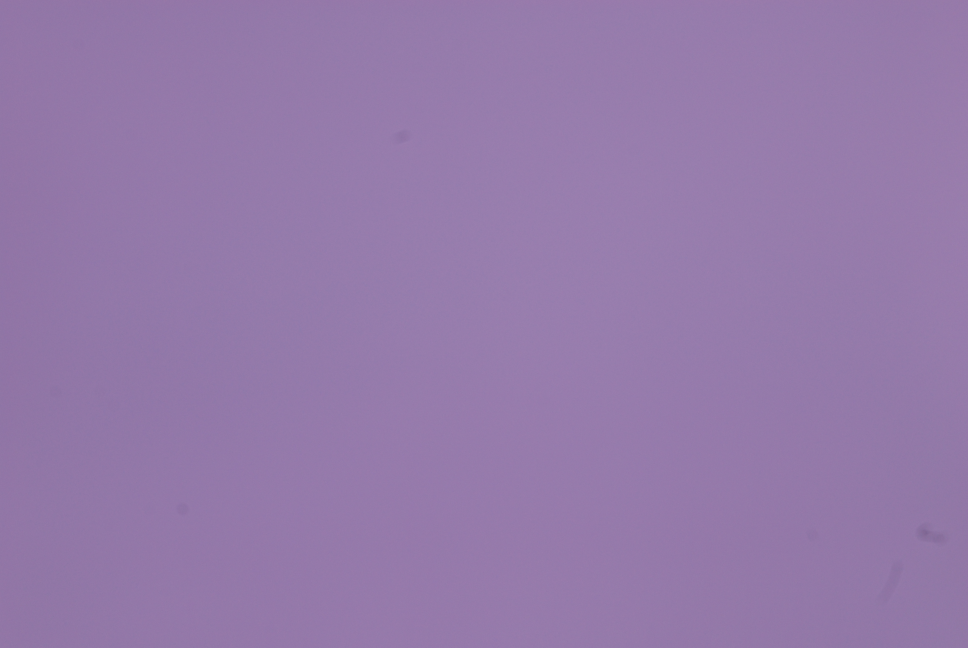
#> input picture test/data/ff-jpg/Nikon_D200_0_15873.JPG, 3872 x 2592 px (shown at 1/4 size); its folder holds only this picture in this run
$ python example.py   (older library calls are emulated)
#> lines starting #> are read from the running program, lines starting #| are printed output that depends on the picture
### prnu/functions.py
# -*- coding: UTF-8 -*-
"""
@author: Luca Bondi (luca.bondi@polimi.it)
@author: Paolo Bestagini (paolo.bestagini@polimi.it)
@author: Nicolò Bonettini (nicolo.bonettini@polimi.it)
Politecnico di Milano 2018
"""

from multiprocessing import Pool, cpu_count
import datetime
import numpy as np
import pywt
from numpy.fft import fft2, ifft2
from scipy.ndimage import filters
from sklearn.metrics import roc_curve, auc
import matplotlib.pyplot as plt
from tqdm import tqdm


class ArgumentError(Exception):
    pass


"""
Extraction functions
"""


# [40 lines left out: functions extract_single, nat_extract_single, not called in this run]

def noise_extract(im: np.ndarray, levels: int = 4, sigma: float = 5) -> np.ndarray:
    """
    NoiseExtract as from Binghamton toolbox.
    :param im: grayscale or color image, np.uint8
    :param levels: number of wavelet decomposition levels
    :param sigma: estimated noise power
    :return: noise residual
    """

    assert (im.dtype == np.uint8)
    assert (im.ndim in [2, 3])

    im = im.astype(np.float32)

    noise_var = sigma ** 2

    if im.ndim == 2:
        im.shape += (1,)#３次元データに変換

    W = np.zeros(im.shape, np.float32)

    for ch in range(im.shape[2]):

        wlet = None
        while wlet is None and levels > 0:
            try:
                wlet = pywt.wavedec2(im[:, :, ch], 'db4', level=levels)
            except ValueError:
                levels -= 1
                wlet = None
        if wlet is None:
            raise ValueError('Impossible to compute Wavelet filtering for input size: {}'.format(im.shape))

        wlet_details = wlet[1:]

        wlet_details_filter = [None] * len(wlet_details)
        # Cycle over Wavelet levels 1:levels-1
        for wlet_level_idx, wlet_level in enumerate(wlet_details):
            # Cycle over H,V,D components
            level_coeff_filt = [None] * 3
            for wlet_coeff_idx, wlet_coeff in enumerate(wlet_level):
                level_coeff_filt[wlet_coeff_idx] = wiener_adaptive(wlet_coeff, noise_var)
            wlet_details_filter[wlet_level_idx] = tuple(level_coeff_filt)

        # Set filtered detail coefficients for Levels > 0 ---
        wlet[1:] = wlet_details_filter

        # Set to 0 all Level 0 approximation coefficients ---
        wlet[0][...] = 0

        # Invert wavelet transform ---
        wrec = pywt.waverec2(wlet, 'db4')
        try:
            W[:, :, ch] = wrec
        except ValueError:
            W = np.zeros(wrec.shape[:2] + (im.shape[2],), np.float32)
            W[:, :, ch] = wrec

    if W.shape[2] == 1:
        W.shape = W.shape[:2]

    W = W[:im.shape[0], :im.shape[1]]

    return W


def noise_extract_compact(args):
    """
    Extract residual, multiplied by the image. Useful to save memory in multiprocessing operations
    :param args: (im, levels, sigma), see noise_extract for usage
    :return: residual, multiplied by the image
    """
    w = noise_extract(*args)
    im = args[0]
    return (w * im / 255.).astype(np.float32)


def extract_multiple_aligned(imgs: list, levels: int = 4, sigma: float = 5, processes: int = None,
                             batch_size=cpu_count(), tqdm_str: str = '') -> np.ndarray:
    """
    Extract PRNU from a list of images. Images are supposed to be the same size and properly oriented
    :param tqdm_str: tqdm description (see tqdm documentation)
    :param batch_size: number of parallel processed images
    :param processes: number of parallel processes
    :param imgs: list of images of size (H,W,Ch) and type np.uint8
    :param levels: number of wavelet decomposition levels
    :param sigma: estimated noise power
    :return: PRNU
    """
    assert (isinstance(imgs[0], np.ndarray))
    assert (imgs[0].ndim == 3)
    assert (imgs[0].dtype == np.uint8)

    h, w, ch = imgs[0].shape
    # h:hight w:width ch:channel
    RPsum = np.zeros((h, w, ch), np.float32)
    NN = np.zeros((h, w, ch), np.float32)

    if processes is None or processes > 1:
        args_list = []
        for im in imgs:
            args_list += [(im, levels, sigma)]
        pool = Pool(processes=processes)

        for batch_idx0 in tqdm(np.arange(start=0, step=batch_size, stop=len(imgs)), disable=tqdm_str == '',
                               desc=(tqdm_str + ' (1/2)'), dynamic_ncols=True):
            nni = pool.map(inten_sat_compact, args_list[batch_idx0:batch_idx0 + batch_size])
            for ni in nni:
                NN += ni
            del nni

        for batch_idx0 in tqdm(np.arange(start=0, step=batch_size, stop=len(imgs)), disable=tqdm_str == '',
                               desc=(tqdm_str + ' (2/2)'), dynamic_ncols=True):
            wi_list = pool.map(noise_extract_compact, args_list[batch_idx0:batch_idx0 + batch_size])
            for wi in wi_list:
                RPsum += wi
            del wi_list

        pool.close()

    else:  # Single process
        for im in tqdm(imgs, disable=tqdm_str is None, desc=tqdm_str, dynamic_ncols=True):
            RPsum += noise_extract_compact((im, levels, sigma))
            NN += (inten_scale(im) * saturation(im)) ** 2

    K = RPsum / (NN + 1)
    K = rgb2gray(K)
    K = zero_mean_total(K)
    K = wiener_dft(K, K.std(ddof=1)).astype(np.float32)

    return K


def cut_ctr(array: np.ndarray, sizes: tuple) -> np.ndarray:
    """
    Cut a multi-dimensional array at its center, according to sizes
    :param array: multidimensional array
    :param sizes: tuple of the same length as array.ndim
    :return: multidimensional array, center cut
    """
    array = array.copy()
    if not (array.ndim == len(sizes)):
        raise ArgumentError('array.ndim must be equal to len(sizes)')
    for axis in range(array.ndim):
        axis_target_size = sizes[axis]
        axis_original_size = array.shape[axis]
        if axis_target_size > axis_original_size:
            raise ValueError(
                'Can\'t have target size {} for axis {} with original size {}'.format(axis_target_size, axis,
                                                                                      axis_original_size))
        elif axis_target_size < axis_original_size:
            axis_start_idx = (axis_original_size - axis_target_size) // 2
            axis_end_idx = axis_start_idx + axis_target_size
            array = np.take(array, np.arange(axis_start_idx, axis_end_idx), axis)
    return array


def wiener_dft(im: np.ndarray, sigma: float) -> np.ndarray:
    """
    Adaptive Wiener filter applied to the 2D FFT of the image
    :param im: multidimensional array
    :param sigma: estimated noise power
    :return: filtered version of input im
    """
    noise_var = sigma ** 2
    h, w = im.shape

    im_noise_fft = fft2(im)
    im_noise_fft_mag = np.abs(im_noise_fft / (h * w) ** .5)

    im_noise_fft_mag_noise = wiener_adaptive(im_noise_fft_mag, noise_var)

    zeros_y, zeros_x = np.nonzero(im_noise_fft_mag == 0)

    im_noise_fft_mag[zeros_y, zeros_x] = 1
    im_noise_fft_mag_noise[zeros_y, zeros_x] = 0

    im_noise_fft_filt = im_noise_fft * im_noise_fft_mag_noise / im_noise_fft_mag
    im_noise_filt = np.real(ifft2(im_noise_fft_filt))

    return im_noise_filt.astype(np.float32)


def zero_mean(im: np.ndarray) -> np.ndarray:
    """
    ZeroMean called with the 'both' argument, as from Binghamton toolbox.
    :param im: multidimensional array
    :return: zero mean version of input im
    """
    # Adapt the shape ---
    if im.ndim == 2:
        im.shape += (1,)

    h, w, ch = im.shape

    # Subtract the 2D mean from each color channel ---
    ch_mean = im.mean(axis=0).mean(axis=0)
    ch_mean.shape = (1, 1, ch)
    i_zm = im - ch_mean

    # Compute the 1D mean along each row and each column, then subtract ---
    row_mean = i_zm.mean(axis=1)
    col_mean = i_zm.mean(axis=0)

    row_mean.shape = (h, 1, ch)
    col_mean.shape = (1, w, ch)

    i_zm_r = i_zm - row_mean
    i_zm_rc = i_zm_r - col_mean

    # Restore the shape ---
    if im.shape[2] == 1:
        i_zm_rc.shape = im.shape[:2]

    return i_zm_rc


def zero_mean_total(im: np.ndarray) -> np.ndarray:
    """
    ZeroMeanTotal as from Binghamton toolbox.
    :param im: multidimensional array
    :return: zero mean version of input im
    """
    im[0::2, 0::2] = zero_mean(im[0::2, 0::2])
    im[1::2, 0::2] = zero_mean(im[1::2, 0::2])
    im[0::2, 1::2] = zero_mean(im[0::2, 1::2])
    im[1::2, 1::2] = zero_mean(im[1::2, 1::2])
    return im


def rgb2gray(im: np.ndarray) -> np.ndarray:
    """
    RGB to gray as from Binghamton toolbox.
    :param im: multidimensional array
    :return: grayscale version of input im
    """
    rgb2gray_vector = np.asarray([0.29893602, 0.58704307, 0.11402090]).astype(np.float32)
    rgb2gray_vector.shape = (3, 1)

    if im.ndim == 2:
        im_gray = np.copy(im)
    elif im.shape[2] == 1:
        im_gray = np.copy(im[:, :, 0])
    elif im.shape[2] == 3:
        w, h = im.shape[:2]
        im = np.reshape(im, (w * h, 3))
        im_gray = np.dot(im, rgb2gray_vector)
        im_gray.shape = (w, h)
    else:
        raise ValueError('Input image must have 1 or 3 channels')

    return im_gray.astype(np.float32)


def threshold(wlet_coeff_energy_avg: np.ndarray, noise_var: float) -> np.ndarray:
    """
    Noise variance theshold as from Binghamton toolbox.
    :param wlet_coeff_energy_avg:
    :param noise_var:
    :return: noise variance threshold
    """
    res = wlet_coeff_energy_avg - noise_var
    return (res + np.abs(res)) / 2


def wiener_adaptive(x: np.ndarray, noise_var: float, **kwargs) -> np.ndarray:
    """
    WaveNoise as from Binghamton toolbox.
    Wiener adaptive flter aimed at extracting the noise component
    For each input pixel the average variance over a neighborhoods of different window sizes is first computed.
    The smaller average variance is taken into account when filtering according to Wiener.
    :param x: 2D matrix
    :param noise_var: Power spectral density of the noise we wish to extract (S)
    :param window_size_list: list of window sizes
    :return: wiener filtered version of input x
    """
    window_size_list = list(kwargs.pop('window_size_list', [3, 5, 7, 9]))

    energy = x ** 2

    avg_win_energy = np.zeros(x.shape + (len(window_size_list),))
    for window_idx, window_size in enumerate(window_size_list):
        avg_win_energy[:, :, window_idx] = filters.uniform_filter(energy,
                                                                  window_size,
                                                                  mode='constant')

    coef_var = threshold(avg_win_energy, noise_var)
    coef_var_min = np.min(coef_var, axis=2)

    x = x * noise_var / (coef_var_min + noise_var)

    return x


def inten_scale(im: np.ndarray) -> np.ndarray:
    """
    IntenScale as from Binghamton toolbox
    :param im: type np.uint8
    :return: intensity scaled version of input x
    """

    assert (im.dtype == np.uint8)

    T = 252
    v = 6
    out = np.exp(-1 * (im - T) ** 2 / v)
    out[im < T] = im[im < T] / T

    return out


def saturation(im: np.ndarray) -> np.ndarray:
    """
    Saturation as from Binghamton toolbox
    :param im: type np.uint8
    :return: saturation map from input im
    """
    assert (im.dtype == np.uint8)

    if im.ndim == 2:
        im.shape += (1,)

    h, w, ch = im.shape

    if im.max() < 250:
        return np.ones((h, w, ch))

    im_h = im - np.roll(im, (0, 1), (0, 1))
    im_v = im - np.roll(im, (1, 0), (0, 1))
    satur_map = \
        np.bitwise_not(
            np.bitwise_and(
                np.bitwise_and(
                    np.bitwise_and(
                        im_h != 0, im_v != 0
                    ), np.roll(im_h, (0, -1), (0, 1)) != 0
                ), np.roll(im_v, (-1, 0), (0, 1)) != 0
            )
        )

    max_ch = im.max(axis=0).max(axis=0)

    for ch_idx, max_c in enumerate(max_ch):
        if max_c > 250:
            satur_map[:, :, ch_idx] = \
                np.bitwise_not(
                    np.bitwise_and(
                        im[:, :, ch_idx] == max_c, satur_map[:, :, ch_idx]
                    )
                )

    return satur_map


def inten_sat_compact(args):
    """
    Memory saving version of inten_scale followed by saturation. Useful for multiprocessing
    :param args:
    :return: intensity scale and saturation of input
    """
    im = args[0]
    return ((inten_scale(im) * saturation(im)) ** 2).astype(np.float32)


"""
Cross-correlation functions
"""


# [84 lines left out: functions crosscorr_2d, aligned_cc, pce, not called in this run]


"""
Statistical functions
統計値を算出する関数
"""
# [60 lines left out: functions stats, gt, not called in this run]

### example.py
# -*- coding: UTF-8 -*-
"""
@author: Luca Bondi (luca.bondi@polimi.it)
@author: Paolo Bestagini (paolo.bestagini@polimi.it)
@author: Nicolò Bonettini (nicolo.bonettini@polimi.it)
Politecnico di Milano 2018
"""

import os
from glob import glob
from multiprocessing import cpu_count, Pool

import numpy as np
from PIL import Image

import prnu


def main():
    """
    Main example script. Load a subset of flatfield and natural images from Dresden.
    For each device compute the fingerprint from all the flatfield images.
    For each natural image compute the noise residual.t
    Check the detection performance obtained with cross-correlation and PCE
    :return:
    """
    # PRNUが検出しやすい平面を撮影したデータ
    ff_dirlist = np.array(sorted(glob('test/data/ff-jpg/*.JPG')))
    ff_device = np.array([os.path.split(i)[1].rsplit('_', 1)[0] for i in ff_dirlist])
    # 風景を撮影したデータ
    nat_dirlist = np.array(sorted(glob('test/data/nat-jpg/*.JPG')))
    nat_device = np.array([os.path.split(i)[1].rsplit('_', 1)[0] for i in nat_dirlist])
    print(ff_dirlist)
    print('Computing fingerprints')
    # 今回検出するデバイスを策定
    fingerprint_device = sorted(np.unique(ff_device))
    k = []
    for device in fingerprint_device:
        print('The unique devices is {}'.format(device))
        imgs = []
        for img_path in ff_dirlist[ff_device == device]:
            im = Image.open(img_path)
#> im is the input picture: PIL image 3872x2592 RGB; mean R, G, B 148.7, 122.1, 170.1
            im_arr = np.asarray(im)
            if im_arr.dtype != np.uint8:
                print('Error while reading image: {}'.format(img_path))
                continue
            if im_arr.ndim != 3:
                print('Image is not RGB: {}'.format(img_path))
                continue
            #データのトリミングを行う
            im_cut = prnu.cut_ctr(im_arr, (512, 512, 3))
            imgs += [im_cut] # +=でlist追加
        k += [prnu.extract_multiple_aligned(imgs, processes=cpu_count())]
#> the loop in extract_multiple_aligned, `for im in imgs:` made 1 pass
#> after the loop in extract_multiple_aligned, `for im in imgs:`: args_list = 1 item
#> the loop in extract_multiple_aligned, `for batch_idx0 in tqdm(np.arange(start=0, step=batch_size, stop=len(im..` made 1 pass
#> pass 1, in inten_scale, `out = np.exp(-1 * (im - T) ** 2 / v)`:
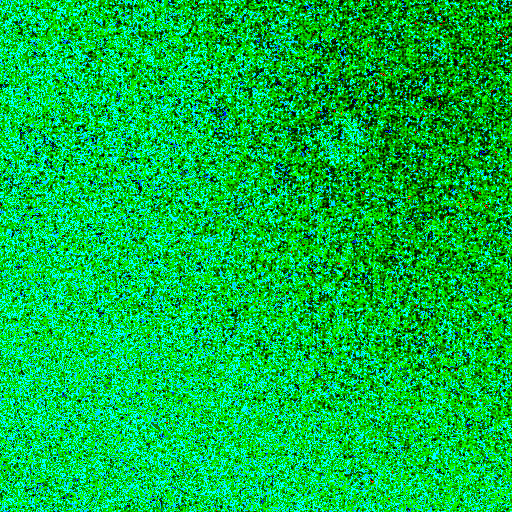
#> out: shape (512, 512, 3) float64; mean R, G, B 0.0175, 0.738, 0.257
#> after the loop in extract_multiple_aligned, `for batch_idx0 in tqdm(np.arange(start=0, step=batch_size, stop=len(im..`:
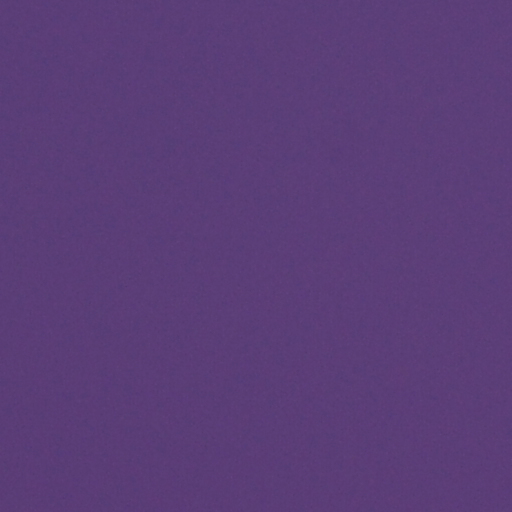
#> NN: shape (512, 512, 3) float32; mean of channels 0, 1, 2 0.359, 0.246, 0.471; drawn as R, G, B
#> the loop in extract_multiple_aligned, `for batch_idx0 in tqdm(np.arange(start=0, step=batch_size, stop=len(im..` made 1 pass
#> after the loop in extract_multiple_aligned, `for batch_idx0 in tqdm(np.arange(start=0, step=batch_size, stop=len(im..`:
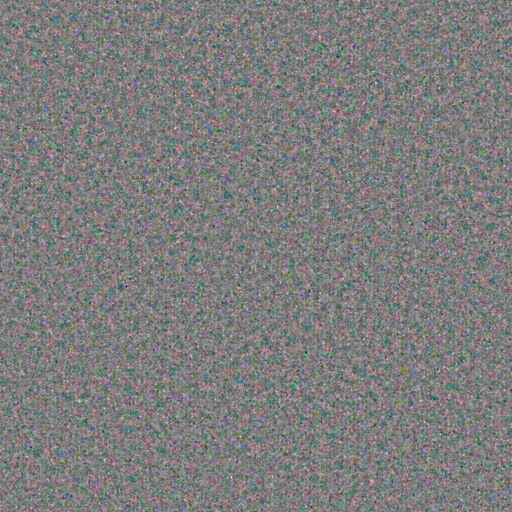
#> RPsum: shape (512, 512, 3) float32; mean of channels 0, 1, 2 0.00683, 0.00498, 0.00465; drawn with min black and max white
#> in rgb2gray, `return im_gray.astype(np.float32)`:
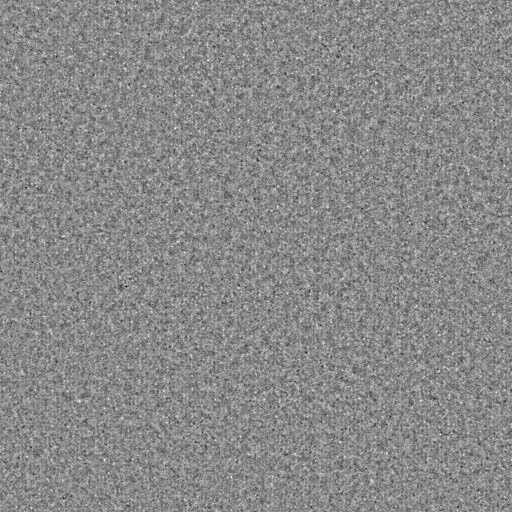
#> returned value: shape (512, 512) float32; min -3.13, max 2.69, mean 0.00218; drawn with min black and max white
#> in zero_mean, `ch_mean = im.mean(axis=0).mean(axis=0)`: ch_mean = [0.00813]
#> in zero_mean, `row_mean = i_zm.mean(axis=1)`: row_mean = 256 values, max 0.091 at index 26, min -0.0921 at index 25, mean 5.7e-09
#> in zero_mean, `col_mean = i_zm.mean(axis=0)`: col_mean = 256 values, max 0.146 at index 234, min -0.166 at index 213, mean 8.15e-09
#> in zero_mean (call 4), `ch_mean = im.mean(axis=0).mean(axis=0)`: ch_mean = [-0.00712]
#> in zero_mean (call 4), `i_zm = im - ch_mean`:
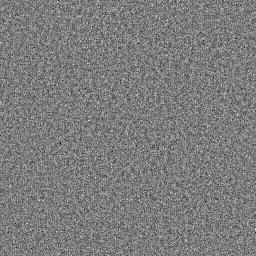
#> i_zm: shape (256, 256, 1) float32; min -2.58, max 2.69, mean 2.04e-10; drawn with min black and max white
#> in zero_mean (call 4), `row_mean = i_zm.mean(axis=1)`: row_mean = 256 values, max 0.0761 at index 16, min -0.0832 at index 78, mean 1.75e-10
#> in zero_mean (call 4), `col_mean = i_zm.mean(axis=0)`: col_mean = 256 values, max 0.147 at index 69, min -0.159 at index 168, mean 2.33e-09
#> in wiener_dft, `noise_var = sigma ** 2`: noise_var = 0.198
#> after the loop in wiener_adaptive (call 37), `for window_idx, window_size in enumerate(window_size_list):`:
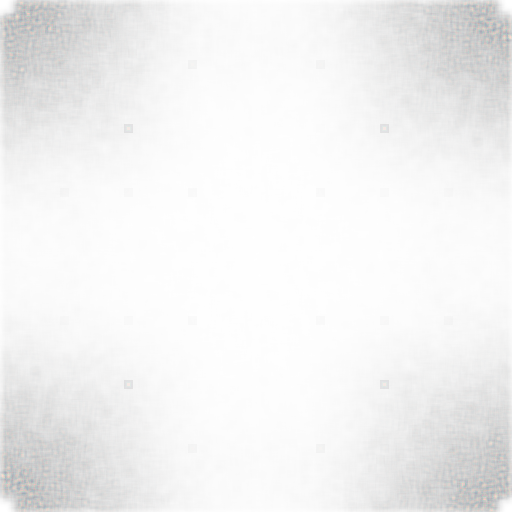
#> avg_win_energy: shape (512, 512, 4) float64; mean of channels 0, 1, 2, 3 0.197, 0.196, 0.195, 0.195; transparent parts drawn white
#> in wiener_adaptive (call 37), `x = x * noise_var / (coef_var_min + noise_var)`:
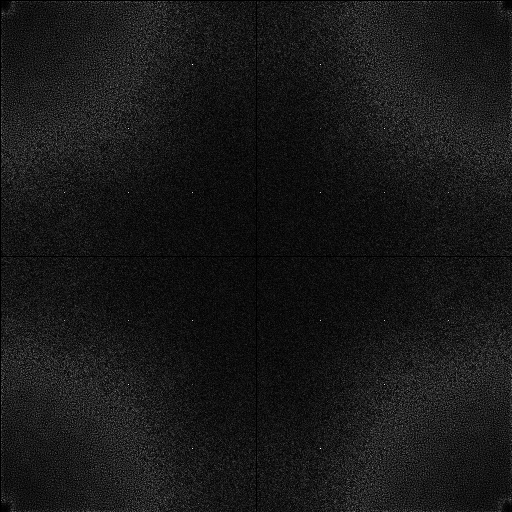
#> x: shape (512, 512) float64; min 2.3e-09, max 2.56, mean 0.245; drawn with min black and max white
#> in wiener_dft, `zeros_y, zeros_x = np.nonzero(im_noise_fft_mag == 0)`: zeros_y = empty array
    k = np.stack(k, 0)
    print('The dimension number of PRNU data is {}'.format(k.ndim))
#| The dimension number of PRNU data is 3
    for dim in range(k.ndim):
        print('The size of {} dimension is {}'.format(dim+1,k.shape[dim]))
    print('Computing residuals')
    #風景写真について扱う
    imgs = []
    for img_path in nat_dirlist:
        imgs += [prnu.cut_ctr(np.asarray(Image.open(img_path)), (512, 512, 3))]
    #Python で関数の実行を並列化する
    pool = Pool(cpu_count())
    w = pool.map(prnu.extract_single, imgs)
    pool.close()
#> (the run stopped early here; a loop or call above may not have finished)
